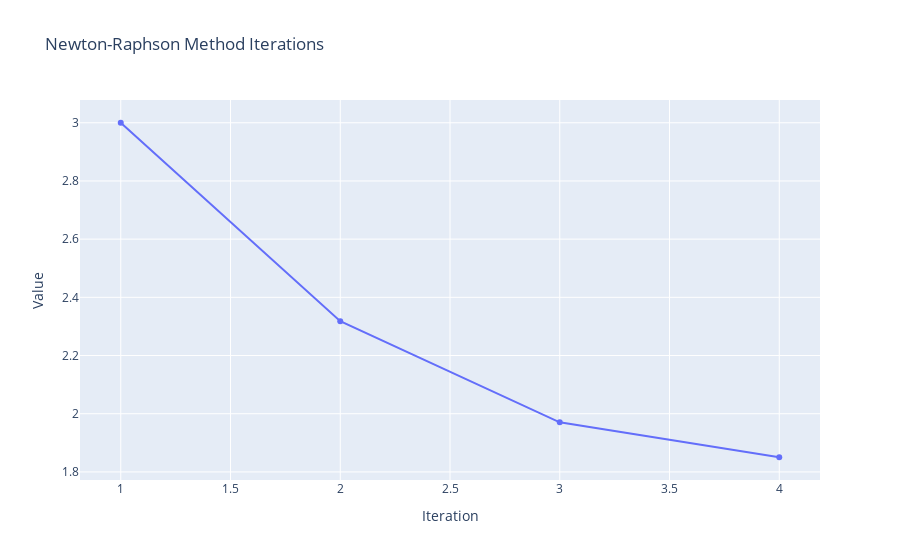

Notebook source saved alongside this figure:
### Code cell
# Newton-Raphson Method

import sympy as sp
import plotly.graph_objs as go
import math

# Define the symbolic variable and function
x = sp.Symbol('x')
# f_symbolic = x**3 - 3
f_symbolic = x**3 - 5*x + 3

# Define the derivative of the function symbolically
f_prime_symbolic = sp.diff(f_symbolic, x)

# Convert symbolic function and derivative to numerical functions
f = sp.lambdify(x, f_symbolic, 'math')
f_prime = sp.lambdify(x, f_prime_symbolic, 'math')
print(f"f(x)  = {f_symbolic}")
print(f"f'(x) = {f_prime_symbolic}\n")
print("x(n+1) = x(n) - f(x(n))")
print("               --------")
print("                f'(x(n)\n\n")

def newton_raphson_method(x0, tol):
    # Compute initial x1
    x1 = x0 - f(x0) / f_prime(x0)
    
    iteration = 0
    x_values = []
    tolerances = []
    f_prime_values = []
    
    # Print the table header
    print(f"{'Iteration':<10} | {'x0':<8} | {'x1':<8} | {'f(x1)':<8} | {'f_prm(x1)':<8} | {'Tol':<10}")
    print('-' * 60)
    
    while abs(x1 - x0) > tol:
        # Append the current values of x0, f(x1), f'(x1), and tolerance
        x_values.append(round(x0, decimals))
        tolerances.append(round(abs(x1 - x0), decimals))
        f_prime_values.append(round(f_prime(x1), decimals))
        
        # Print current iteration details in tabular form
        iteration += 1
        print(f"{iteration:<10} | {round(x0, decimals):<8} | {round(x1, decimals):<8} | {round(f(x1), decimals):<8} | {round(f_prime(x1), decimals):<8} | {round(abs(x1 - x0), decimals):<10}")
        
        # Update x0 and x1 for the next iteration
        x0 = x1
        x1 = x0 - f(x0) / f_prime(x0)
    
    return x1, x_values, tolerances


# Given values
x0 = 3
tol = 0.01
decimals = 4

root, x_values, tolerances = newton_raphson_method(x0, tol)
if root is not None:
    print(f"\nThe root is approximately: {round(root, decimals)}")
    
# Plotting using Plotly
fig = go.Figure()

fig.add_trace(go.Scatter(x=list(range(1, len(x_values) + 1)), y=x_values, mode='lines+markers', name='x'))
# uncomment below to get tolerance in graph
# fig.add_trace(go.Scatter(x=list(range(1, len(tolerances) + 1)), y=tolerances, mode='lines+markers', name='Tolerance', yaxis='y2'))

fig.update_layout(title='Newton-Raphson Method Iterations',
                  xaxis_title='Iteration',
                  yaxis_title='Value',
                  yaxis2=dict(title='Tolerance', overlaying='y', side='right'),
                  legend_title='x')

fig.show()

### Figure 1 — Plotly figure (JSON) as saved in the notebook; plotly's stock layout.template omitted (floating-point values rounded to 4 significant figures)
{"data": [{"mode": "lines+markers", "name": "x", "x": [1, 2, 3, 4], "y": [3, 2.318, 1.97, 1.85], "type": "scatter"}], "layout": {"yaxis2": {"title": {"text": "Tolerance"}, "overlaying": "y", "side": "right"}, "title": {"text": "Newton-Raphson Method Iterations"}, "xaxis": {"title": {"text": "Iteration"}}, "yaxis": {"title": {"text": "Value"}}, "legend": {"title": {"text": "x"}}}}
